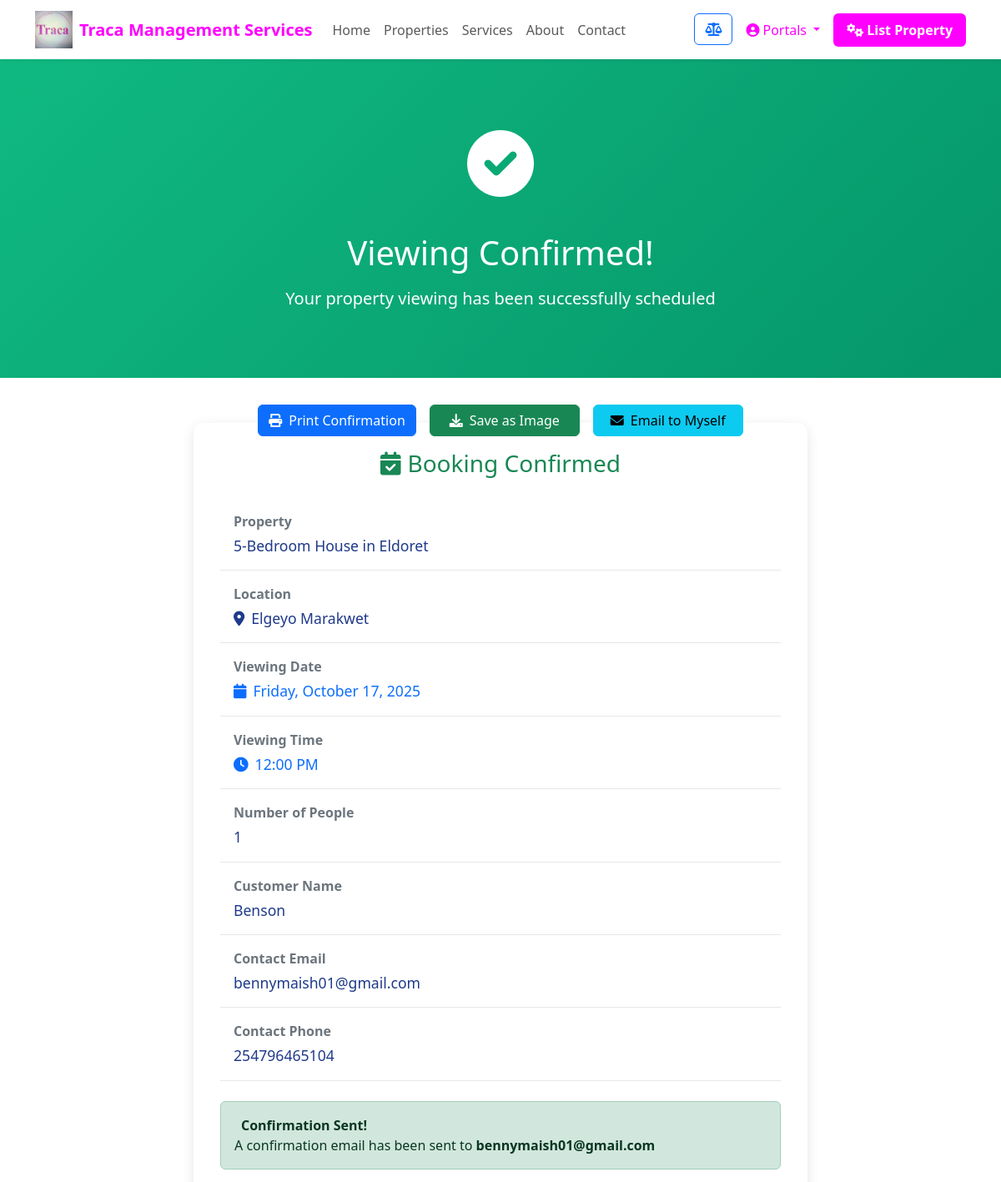
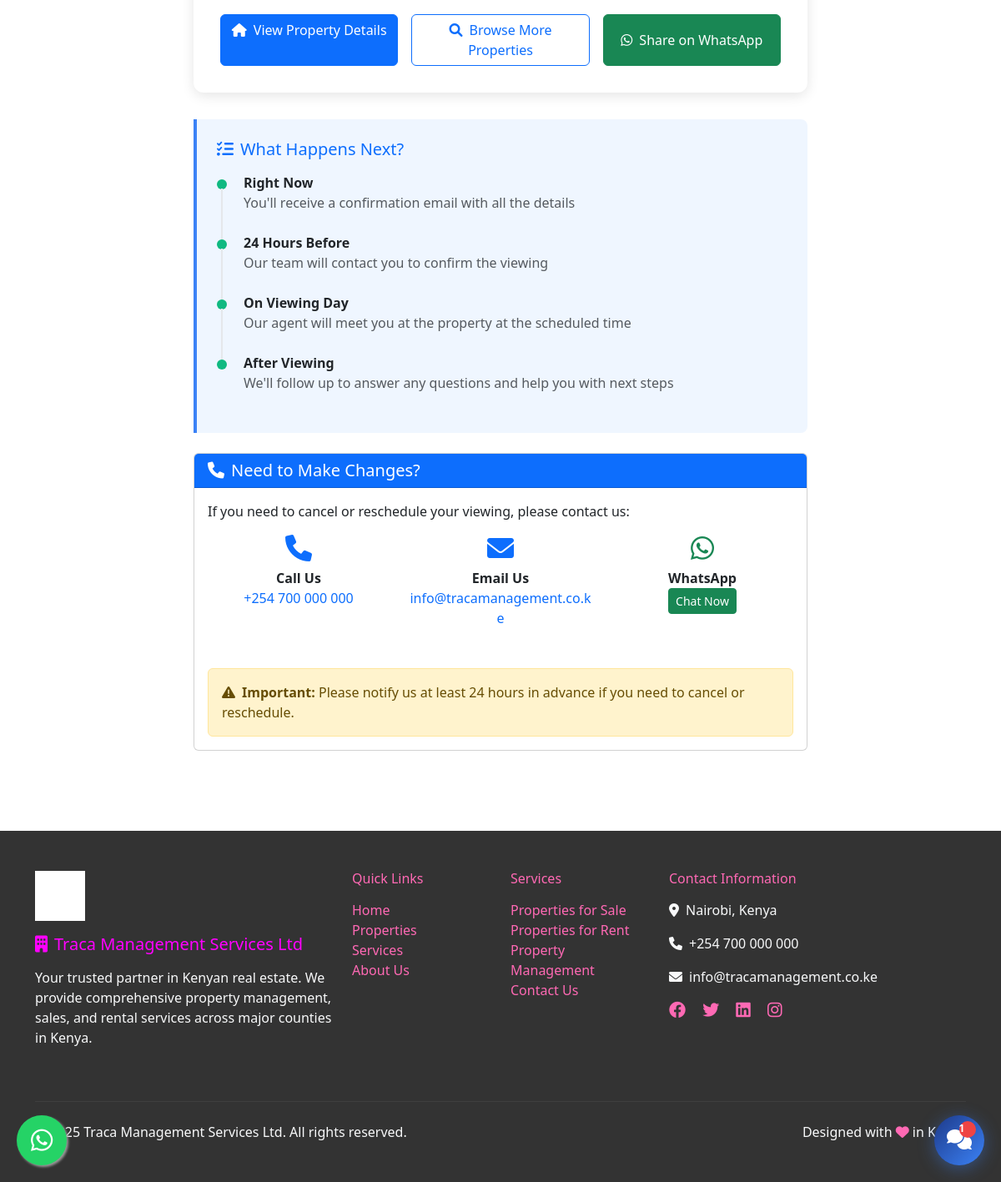
The page /viewing/confirmation/1/ on the database its author committed (2 pictures, top to bottom).
### listings/models.py (models this page shows, shortened)
class Property(models.Model):
    PROPERTY_TYPES = [
        ('sale', 'Sale'),
        ('rent', 'Rent'),
        ('management', 'Management'),
    ]
    title = models.CharField(max_length=200)
    property_type = models.CharField(max_length=20, choices=PROPERTY_TYPES)
    county = models.ForeignKey(County, on_delete=models.CASCADE, related_name='properties')
    landlord = models.ForeignKey('Landlord', on_delete=models.CASCADE, related_name='properties', null=True, blank=True, help_text="Property owner/landlord")
    price = models.DecimalField(max_digits=15, decimal_places=2, null=True, blank=True, validators=[MinValueValidator(0)])
    area = models.DecimalField(max_digits=10, decimal_places=2, null=True, blank=True, validators=[MinValueValidator(0)])
    bedrooms = models.PositiveIntegerField(null=True, blank=True)
    bathrooms = models.PositiveIntegerField(null=True, blank=True)
    bathtubs = models.PositiveIntegerField(null=True, blank=True)
    washrooms = models.PositiveIntegerField(null=True, blank=True)
    parking_slots = models.PositiveIntegerField(null=True, blank=True)
    is_furnished = models.BooleanField(default=False, help_text="Is the property furnished?")
    pet_friendly = models.BooleanField(default=False, help_text="Are pets allowed?")
    near_school = models.BooleanField(default=False, help_text="Is property near a school?")
    amenities = models.ManyToManyField(Amenity, blank=True, related_name='properties')
    is_verified = models.BooleanField(default=False)
    virtual_tour_url = models.URLField(blank=True, null=True)
    video_tour = models.FileField(upload_to='properties/videos/', blank=True, null=True)
    description = models.TextField()
    created_at = models.DateTimeField(auto_now_add=True)
    class Meta:
        verbose_name_plural = "Properties"
        ordering = ['-created_at']

class County(models.Model):
    name = models.CharField(max_length=100, unique=True)
    slug = models.SlugField(max_length=100, unique=True)
    description = models.TextField(blank=True)
    main_towns = models.TextField(blank=True, help_text="Comma-separated list of main towns in this county")
    is_active = models.BooleanField(default=True)
    created_at = models.DateTimeField(auto_now_add=True)
    updated_at = models.DateTimeField(auto_now=True)
    class Meta:
        verbose_name_plural = "Counties"
        ordering = ['name']

class PropertyViewing(models.Model):
    STATUS_CHOICES = [
        ('pending', 'Pending'),
        ('confirmed', 'Confirmed'),
        ('cancelled', 'Cancelled'),
        ('completed', 'Completed'),
    ]
    TIME_SLOTS = [
        ('09:00', '9:00 AM'),
        ('10:00', '10:00 AM'),
        ('11:00', '11:00 AM'),
        ('12:00', '12:00 PM'),
        ('13:00', '1:00 PM'),
        ('14:00', '2:00 PM'),
        ('15:00', '3:00 PM'),
        ('16:00', '4:00 PM'),
        ('17:00', '5:00 PM'),
        ('18:00', '6:00 PM'),
    ]
    property_item = models.ForeignKey(Property, on_delete=models.CASCADE, related_name='viewings')
    name = models.CharField(max_length=100)
    email = models.EmailField()
    phone = models.CharField(max_length=20)
    viewing_date = models.DateField()
    viewing_time = models.CharField(max_length=5, choices=TIME_SLOTS, help_text="Viewings only during daytime (9 AM - 6 PM)")
    message = models.TextField(blank=True, help_text="Any special requests or questions")
    number_of_people = models.PositiveIntegerField(default=1, help_text="How many people will attend the viewing")
    status = models.CharField(max_length=20, choices=STATUS_CHOICES, default='pending')
    is_notified = models.BooleanField(default=False, help_text="Has admin been notified?")
    confirmation_sent = models.BooleanField(default=False, help_text="Has confirmation been sent to customer?")
    created_at = models.DateTimeField(auto_now_add=True)
    updated_at = models.DateTimeField(auto_now=True)
    class Meta:
        verbose_name = "Property Viewing"
        verbose_name_plural = "Property Viewings"
        ordering = ['viewing_date', 'viewing_time']
        unique_together = ['property_item', 'viewing_date', 'viewing_time']  # Prevent double-booking

### listings/views.py (the view)
# urls.py: path('viewing/confirmation/<int:pk>/', views.viewing_confirmation, name='viewing_confirmation'),
def viewing_confirmation(request, pk):
    viewing = get_object_or_404(PropertyViewing, pk=pk)
    context = {
        'viewing': viewing,
        'property': viewing.property_item,
        'year': timezone.now().year,
    }
    return render(request, 'listings/viewing_confirmation.html', context)

### listings/templates/listings/viewing_confirmation.html (shortened to what this page needs)
{% extends 'base.html' %}
{% load static %}
{% load humanize %}
{% block content %}
<div class="confirmation-header">
    <div class="container">
        <div class="success-icon mb-4">
            <i class="fas fa-check-circle"></i>
        </div>
        <h1 class="mb-3">Viewing Confirmed!</h1>
        <p class="lead">Your property viewing has been successfully scheduled</p>
    </div>
</div>
<div class="container pb-5">
    <div class="row justify-content-center">
        <div class="col-lg-8">
            <div class="download-buttons">
                <button class="btn btn-primary" onclick="window.print()">
                    <i class="fas fa-print me-2"></i>Print Confirmation
                </button>
                <button class="btn btn-success" onclick="downloadAsImage()">
                    <i class="fas fa-download me-2"></i>Save as Image
                </button>
                <button class="btn btn-info" onclick="emailConfirmation()">
                    <i class="fas fa-envelope me-2"></i>Email to Myself
                </button>
            </div>
            <div class="confirmation-card" id="confirmationCard">
                <h3 class="text-center mb-4 text-success">
                    <i class="fas fa-calendar-check me-2"></i>Booking Confirmed
                </h3>
                <div class="detail-row">
                    <div class="detail-label">Property</div>
                    <div class="detail-value">{{ property.title }}</div>
                </div>
                <div class="detail-row">
                    <div class="detail-label">Location</div>
                    <div class="detail-value">
                        <i class="fas fa-map-marker-alt me-2"></i>{{ property.county.name }}
                    </div>
                </div>
                <div class="detail-row">
                    <div class="detail-label">Viewing Date</div>
                    <div class="detail-value text-primary">
                        <i class="fas fa-calendar me-2"></i>{{ viewing.viewing_date|date:"l, F d, Y" }}
                    </div>
                </div>
                <div class="detail-row">
                    <div class="detail-label">Viewing Time</div>
                    <div class="detail-value text-primary">
                        <i class="fas fa-clock me-2"></i>{{ viewing.get_viewing_time_display }}
                    </div>
                </div>
                <div class="detail-row">
                    <div class="detail-label">Number of People</div>
                    <div class="detail-value">{{ viewing.number_of_people }}</div>
                </div>
                <div class="detail-row">
                    <div class="detail-label">Customer Name</div>
                    <div class="detail-value">{{ viewing.name }}</div>
                </div>
                <div class="detail-row">
                    <div class="detail-label">Contact Email</div>
                    <div class="detail-value">{{ viewing.email }}</div>
                </div>
                <div class="detail-row">
                    <div class="detail-label">Contact Phone</div>
                    <div class="detail-value">{{ viewing.phone }}</div>
                </div>
                <div class="alert alert-success mt-4">
                    <strong>Confirmation Sent!</strong><br>
                    A confirmation email has been sent to <strong>{{ viewing.email }}</strong>
                </div>
                <div class="action-buttons">
                    <a href="{% url 'listings:property_detail' property.pk %}" class="btn btn-primary">
                        <i class="fas fa-home me-2"></i>View Property Details
                    </a>
                    <a href="{% url 'listings:properties_list' %}" class="btn btn-outline-primary">
                        <i class="fas fa-search me-2"></i>Browse More Properties
                    </a>
            <button class="btn btn-success" onclick="shareOnWhatsApp('{{ request.build_absolute_uri }}', 'I just booked a viewing for {{ property.title }} on {{ viewing.viewing_date }} at {{ viewing.get_viewing_time_display }}!')">
                <i class="fab fa-whatsapp me-2"></i>Share on WhatsApp
            </button>
                </div>
            </div>
            <div class="next-steps-card">
                <h5 class="text-primary mb-3"><i class="fas fa-list-check me-2"></i>What Happens Next?</h5>
                <div class="timeline">
                    <div class="timeline-item">
                        <strong>Right Now</strong>
                        <p class="text-muted mb-0">You'll receive a confirmation email with all the details</p>
                    </div>
                    <div class="timeline-item">
                        <strong>24 Hours Before</strong>
                        <p class="text-muted mb-0">Our team will contact you to confirm the viewing</p>
                    </div>
                    <div class="timeline-item">
                        <strong>On Viewing Day</strong>
                        <p class="text-muted mb-0">Our agent will meet you at the property at the scheduled time</p>
                    </div>
                    <div class="timeline-item">
                        <strong>After Viewing</strong>
                        <p class="text-muted mb-0">We'll follow up to answer any questions and help you with next steps</p>
                    </div>
                </div>
            </div>
            <div class="card mt-4">
                <div class="card-header bg-primary text-white">
                    <h5 class="mb-0"><i class="fas fa-phone me-2"></i>Need to Make Changes?</h5>
                </div>
                <div class="card-body">
                    <p>If you need to cancel or reschedule your viewing, please contact us:</p>
                    <div class="row text-center">
                        <div class="col-md-4 mb-3">
                            <i class="fas fa-phone fa-2x text-primary mb-2"></i>
                            <p class="mb-0"><strong>Call Us</strong></p>
                            <p class="text-primary">+254 700 000 000</p>
                        </div>
                        <div class="col-md-4 mb-3">
                            <i class="fas fa-envelope fa-2x text-primary mb-2"></i>
                            <p class="mb-0"><strong>Email Us</strong></p>
                            <p class="text-primary">info@tracamanagement.co.ke</p>
                        </div>
                        <div class="col-md-4 mb-3">
                            <i class="fab fa-whatsapp fa-2x text-success mb-2"></i>
                            <p class="mb-0"><strong>WhatsApp</strong></p>
                            <button class="btn btn-success btn-sm" onclick="openWhatsApp()">
                                Chat Now
                            </button>
                        </div>
                    </div>
                    <div class="alert alert-warning mt-3 mb-0">
                        <strong><i class="fas fa-exclamation-triangle me-2"></i>Important:</strong>
                        Please notify us at least 24 hours in advance if you need to cancel or reschedule.
                    </div>
                </div>
            </div>
        </div>
    </div>
</div>
{% endblock %}

### static/css/brand.css (style rules this page uses)
:root { --brand-magenta: #FF00FF; --brand-bright-pink: #FF69B4; --brand-pale-grey: #F5F5F5; --brand-white: #FFFFFF; --brand-dark-grey: #333333; --brand-black: #000000; }

### listings/templates/listings/viewing_confirmation.html (style rules this page uses)
.confirmation-header { background: linear-gradient(135deg, #10b981 0%, #059669 100%); color: white; padding: 4rem 0; text-align: center; }
.success-icon { font-size: 5rem; color: white; animation: scaleIn 0.5s ease; }
.confirmation-card { background: white; border-radius: 12px; box-shadow: 0 4px 15px rgba(0,0,0,0.1); padding: 2rem; margin-top: -3rem; }
.detail-row { padding: 1rem; border-bottom: 1px solid #e5e7eb; }
.detail-label { font-weight: 600; color: #6c757d; margin-bottom: 0.25rem; }
.detail-value { font-size: 1.1rem; color: #1e3a8a; font-weight: 500; }
.action-buttons { display: flex; gap: 1rem; flex-wrap: wrap; margin-top: 2rem; }
.action-buttons .btn { flex: 1; min-width: 200px; }
.next-steps-card { background: #eff6ff; border-left: 4px solid #3b82f6; padding: 1.5rem; border-radius: 0 8px 8px 0; margin-top: 2rem; }
.timeline { position: relative; padding-left: 2rem; margin-top: 1rem; }
.timeline-item { position: relative; padding-bottom: 1.5rem; }
.timeline-item::before { content: ''; position: absolute; left: -2rem; top: 0.5rem; width: 12px; height: 12px; border-radius: 50%; background: #10b981; }
.timeline-item::after { content: ''; position: absolute; left: -1.7rem; top: 1.2rem; width: 2px; height: calc(100% - 0.7rem); background: #e5e7eb; }
.timeline-item:last-child::after { display: none; }
.download-buttons { display: flex; gap: 1rem; justify-content: center; margin: 2rem 0; }
.download-buttons .btn { min-width: 180px; }

### rows shown on the page
Property: title "5-Bedroom House in Eldoret", county.name "Elgeyo Marakwet"
PropertyViewing: viewing_date "Friday, October 17, 2025", viewing_time "12:00 PM", number_of_people "1", name "Benson", email "bennymaish01@gmail.com", phone "254796465104"
